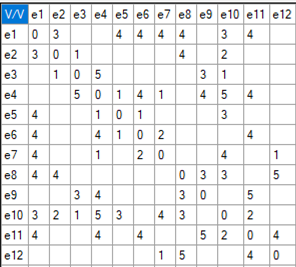
#> input picture s2/dm/lib/img.png, 296 x 267 px
$ python -i parse_table.py   (imports and definitions only)
#> lines starting #> are read from the running program, lines starting #| are printed output that depends on the picture; after the words box and inside, x2 and y2 are one past the last pixel; in counts of white or black regions, pixels touching at a corner belong together
from utils import normalize
import pytesseract
import cv2 as cv
import numpy as np
from pprint import pprint


def parse():
    filename = 'img.png'
    img = cv.imread(cv.samples.findFile(filename))
#> img is the input picture: shape (267, 296, 3); mean B, G, R 236.2, 235.6, 235
    img_h = 500
    img_w = 500
    dim = (img_h, img_w)

    img = cv.resize(img, dim, interpolation=cv.INTER_LINEAR)
#> img: shape (500, 500, 3)

    cImage = np.copy(img)  # image to draw lines
    # cv.imshow("image", img) #name the window as "image"
    # cv.waitKey(0)
    # cv.destroyWindow("image") #close the window
    gray = cv.cvtColor(img, cv.COLOR_BGR2GRAY)
    # cv.imshow("gray", gray)
    # cv.waitKey(0)
    # cv.destroyWindow("gray")
    canny = cv.Canny(gray, 10, 150)
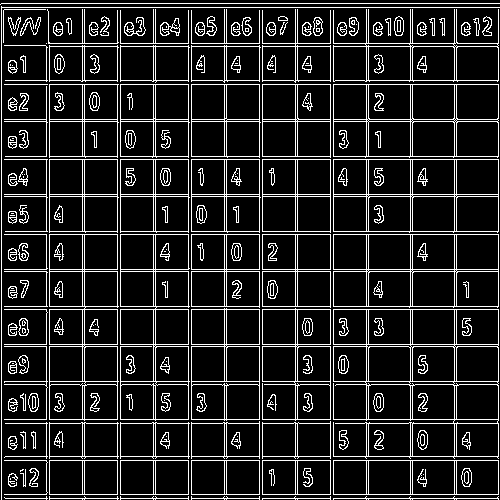
#> canny: shape (500, 500); 13.4% white in thin lines or dots
    # cv.imshow("canny", canny)
    # cv.waitKey(0)
    # cv.destroyWindow("canny")

    # cv.HoughLinesP(image, rho, theta, threshold[, lines[, minLineLength[, maxLineGap]]]) → lines
    rho = 1
    theta = np.pi/180
    threshold = 50
    minLinLength = 350
    maxLineGap = 6
    linesP = cv.HoughLinesP(canny, rho, theta, threshold,
                            None, minLinLength, maxLineGap)
#> linesP = 54 rows, first 6: [410, 499, 410, 3], [1, 344, 498, 344], [1, 231, 498, 231], [1, 121, 497, 121], [1, 269, 498, 269], [1, 494, 498, 494]

    def is_vertical(line):
        return line[0] == line[2]

    def is_horizontal(line):
        return line[1] == line[3]

    horizontal_lines = []
    vertical_lines = []

    if linesP is not None:
        for i in range(0, len(linesP)):
            l = linesP[i][0]
            if (is_vertical(l)):
                vertical_lines.append(l)

            elif (is_horizontal(l)):
                horizontal_lines.append(l)
#> this loop made 54 passes
#> l on passes 1 to 12: [410, 499, 410, 3], [1, 344, 498, 344], [1, 231, 498, 231], [1, 121, 497, 121], [1, 269, 498, 269], [1, 494, 498, 494], [1, 3, 499, 3], [1, 159, 498, 159], [1, 7, 499, 7], [1, 306, 498, 306], [1, 234, 498, 234], [1, 271, 498, 271]
#> after the loop, horizontal_lines = 28 items, first 6: [1, 344, 498, 344], [1, 231, 498, 231], [1, 121, 497, 121], [1, 269, 498, 269], [1, 494, 498, 494], [1, 3, 499, 3]; vertical_lines = 26 items, first 6: [410, 499, 410, 3], [82, 499, 82, 9], [188, 499, 188, 10], [330, 499, 330, 10], [259, 499, 259, 10], [1, 499, 1, 6]
    for i, line in enumerate(horizontal_lines):
        cv.line(cImage, (line[0], line[1]),
                (line[2], line[3]), (0, 255, 0), 3, cv.LINE_AA)
#> this loop made 28 passes
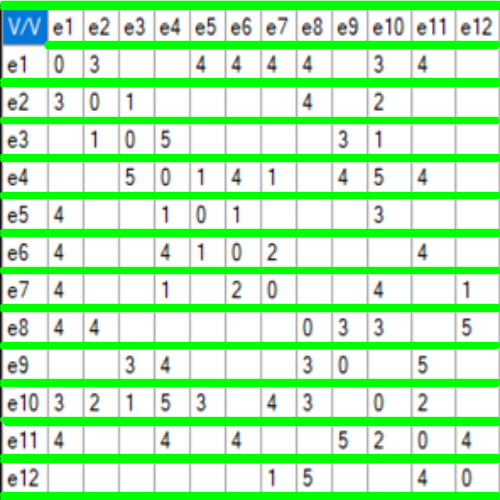
#> cImage: shape (500, 500, 3); mean B, G, R 184, 243, 182.9

    for i, line in enumerate(vertical_lines):
        cv.line(cImage, (line[0], line[1]),
                (line[2], line[3]), (0, 0, 255), 3, cv.LINE_AA)
#> this loop made 26 passes
#> line on passes 1 to 12: [410, 499, 410, 3], [82, 499, 82, 9], [188, 499, 188, 10], [330, 499, 330, 10], [259, 499, 259, 10], [1, 499, 1, 6], [456, 499, 456, 9], [153, 499, 153, 9], [454, 499, 454, 9], [297, 499, 297, 9], [498, 499, 498, 9], [368, 499, 368, 9]
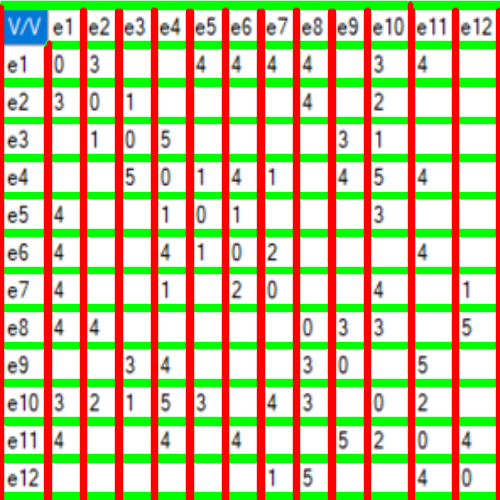
#> cImage: shape (500, 500, 3); mean B, G, R 148.4, 196, 198.5

    # cv.imshow("with_line", cImage)
    # cv.waitKey(0)
    # cv.destroyWindow("with_line") #close the window

    def overlapping_filter(lines, sorting_index):
        filtered_lines = []

        lines = sorted(lines, key=lambda lines: lines[sorting_index])
        separation = 5
        for i in range(len(lines)):
            l_curr = lines[i]
            if (i > 0):
                l_prev = lines[i-1]
                if ((l_curr[sorting_index] - l_prev[sorting_index]) > separation):
                    filtered_lines.append(l_curr)
            else:
                filtered_lines.append(l_curr)

        return filtered_lines

    horizontal_lines = []
    vertical_lines = []

    if linesP is not None:
        for i in range(0, len(linesP)):
            l = linesP[i][0]
            if (is_vertical(l)):
                vertical_lines.append(l)

            elif (is_horizontal(l)):
                horizontal_lines.append(l)
        horizontal_lines = overlapping_filter(horizontal_lines, 1)
#> in overlapping_filter, `lines = sorted(lines, key=lambda lines: lines[sorting_index])`: lines = 28 items, first 6: [1, 3, 499, 3], [1, 7, 499, 7], [46, 43, 498, 43], [46, 46, 497, 46], [1, 80, 498, 80], [1, 84, 498, 84]
#> the loop in overlapping_filter, `for i in range(len(lines)):` made 28 passes
#> (l_curr, l_prev) on passes 2 to 13: ([1, 7, 499, 7], [1, 3, 499, 3]), ([46, 43, 498, 43], [1, 7, 499, 7]), ([46, 46, 497, 46], [46, 43, 498, 43]), ([1, 80, 498, 80], [46, 46, 497, 46]), ([1, 84, 498, 84], [1, 80, 498, 80]), ([1, 119, 497, 119], [1, 84, 498, 84]), ([1, 121, 497, 121], [1, 119, 497, 119]), ([1, 156, 498, 156], [1, 121, 497, 121]), ([1, 159, 498, 159], [1, 156, 498, 156]), ([1, 194, 498, 194], [1, 159, 498, 159]), ([1, 196, 498, 196], [1, 194, 498, 194]), ([1, 231, 498, 231], [1, 196, 498, 196])
#> after the loop in overlapping_filter, `for i in range(len(lines)):`: filtered_lines = 14 items, first 6: [1, 3, 499, 3], [46, 43, 498, 43], [1, 80, 498, 80], [1, 119, 497, 119], [1, 156, 498, 156], [1, 194, 498, 194]
#> horizontal_lines has the same summary as filtered_lines in overlapping_filter
        vertical_lines = overlapping_filter(vertical_lines, 0)
#> the loop in overlapping_filter (call 2), `for i in range(len(lines)):` made 26 passes
#> (l_curr, l_prev) on passes 2 to 13: ([46, 499, 46, 47], [1, 499, 1, 6]), ([49, 499, 49, 42], [46, 499, 46, 47]), ([82, 499, 82, 9], [49, 499, 49, 42]), ([84, 499, 84, 9], [82, 499, 82, 9]), ([117, 499, 117, 10], [84, 499, 84, 9]), ([120, 499, 120, 10], [117, 499, 117, 10]), ([153, 499, 153, 9], [120, 499, 120, 10]), ([155, 499, 155, 9], [153, 499, 153, 9]), ([188, 499, 188, 10], [155, 499, 155, 9]), ([191, 499, 191, 10], [188, 499, 188, 10]), ([224, 499, 224, 9], [191, 499, 191, 10]), ([226, 499, 226, 9], [224, 499, 224, 9])
#> vertical_lines = 14 items, first 6: [1, 499, 1, 6], [46, 499, 46, 47], [82, 499, 82, 9], [117, 499, 117, 10], [153, 499, 153, 9], [188, 499, 188, 10]
    for i, line in enumerate(horizontal_lines):
        cv.line(cImage, (line[0], line[1]),
                (line[2], line[3]), (0, 255, 0), 3, cv.LINE_AA)
        cv.putText(cImage, str(i) + "h", (line[0] + 5, line[1]),
                   cv.FONT_HERSHEY_SIMPLEX, 0.5, (0, 0, 0), 1, cv.LINE_AA)
#> this loop made 14 passes
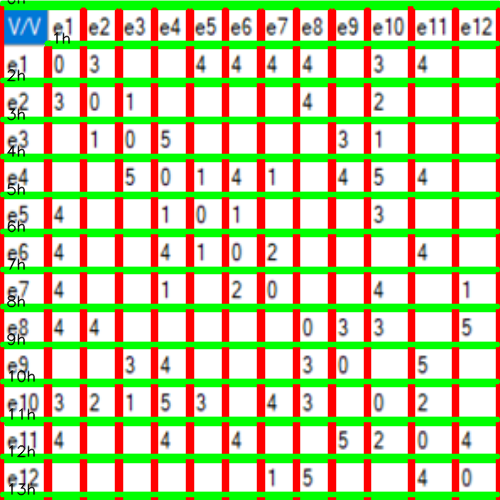
#> cImage: shape (500, 500, 3); 7.38% of pixels changed, all inside (x1, y1, x2, y2) = (0, 0, 500, 498)
    for i, line in enumerate(vertical_lines):
        cv.line(cImage, (line[0], line[1]),
                (line[2], line[3]), (0, 0, 255), 3, cv.LINE_AA)
        cv.putText(cImage, str(i) + "v", (line[0], line[1] + 5),
                   cv.FONT_HERSHEY_SIMPLEX, 0.5, (0, 0, 0), 1, cv.LINE_AA)
#> this loop made 14 passes
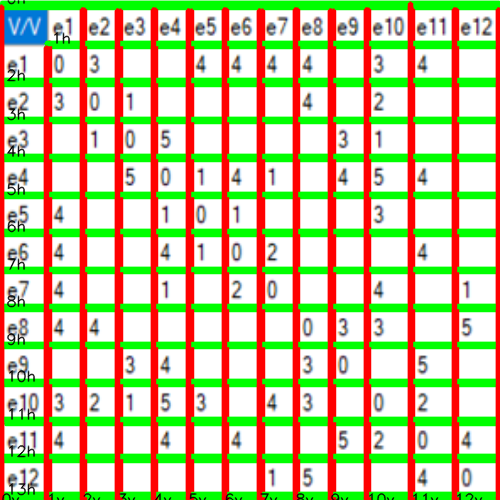
#> cImage: shape (500, 500, 3); 5.95% of pixels changed, all inside (x1, y1, x2, y2) = (0, 1, 500, 500)

    # cv.imshow("with_line", cImage)
    # cv.waitKey(0)
    # cv.destroyWindow("with_line")  # close the window

    # set keywords
    keywords = ['no', 'kabupaten', 'kb_otg', 'kl_otg', 'sm_otg', 'ks_otg', 'not_cvd_otg',
                'kb_odp', 'kl_odp', 'sm_odp', 'ks_odp', 'not_cvd_odp', 'death_odp',
                'kb_pdp', 'kl_pdp', 'sm_pdp', 'ks_pdp', 'not_cvd_pdp', 'death_pdp',
                'positif', 'sembuh', 'meninggal']

    dict_kabupaten = {}
    for keyword in keywords:
        dict_kabupaten[keyword] = []

    # set counter for image indexing
    counter = 0

    # set line index
    first_line_index = 1
    last_line_index = 5

    def get_cropped_image(image, x, y, w, h):
        cropped_image = image[y:y+h, x:x+w]
        return cropped_image

    def get_ROI(image, horizontal, vertical, left_line_index, right_line_index, top_line_index, bottom_line_index, offset=4):
        x1 = vertical[left_line_index][2] + offset
        y1 = horizontal[top_line_index][3] + offset

        try:
            x2 = vertical[right_line_index][2] - offset
        except:
            x2 = img_w

        try:
            y2 = horizontal[bottom_line_index][3] - offset
        except:
            y2 = img_h

        w = x2 - x1
        h = y2 - y1

        cropped_image = get_cropped_image(image, x1, y1, w, h)

        return cropped_image, (x1, y1, w, h)

    # pytesseract.pytesseract.tesseract_cmd = r'C:\Program Files (x86)\Tesseract-OCR\tesseract.exe'

    def draw_text(src, x, y, w, h, text):
        cFrame = np.copy(src)
        cv.rectangle(cFrame, (x, y), (x+w, y+h), (255, 0, 0), 2)
        cv.putText(cFrame, "text: " + text, (50, 50),
                   cv.FONT_HERSHEY_SIMPLEX, 2, (0, 0, 0), 5, cv.LINE_AA)

        return cFrame

    def detect(cropped_frame, is_number=False):
        if (is_number):
            text = pytesseract.image_to_string(cropped_frame,
                                               config='-c tessedit_char_whitelist=0123456789 --psm 10 --oem 2')
        else:
            text = pytesseract.image_to_string(
                cropped_frame, config='--psm 10')

        return text

    counter = 0
    print("Start detecting text...")
    (thresh, bw) = cv.threshold(gray, 200, 255, cv.THRESH_BINARY)
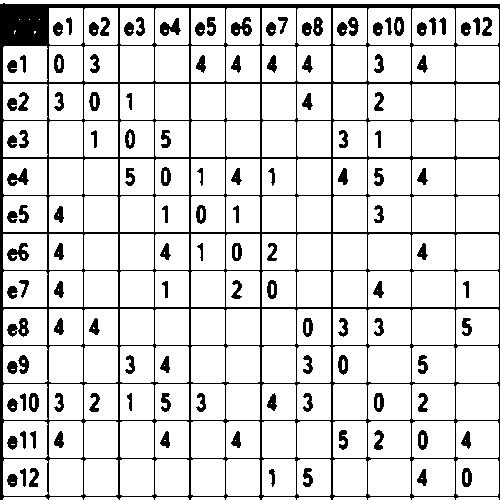
#> bw: shape (500, 500); 85.7% white; 125 black regions, largest, box (x1, y1, x2, y2) and area: (0, 3, 500, 500) 22738, (231, 17, 252, 36) 232, (7, 243, 29, 261) 214

    # cv.imshow("with_line", bw)
    # cv.waitKey(0)
    # cv.destroyWindow("with_line")
    arr = []
    for i in range(1, len(horizontal_lines)):
        t = []
        for j in range(1, len(vertical_lines)):
            # for j, keyword in enumerate(keywords):
            counter += 1

            left_line_index = j
            right_line_index = j+1
            top_line_index = i
            bottom_line_index = i+1

            cropped_image, (x, y, w, h) = get_ROI(bw, horizontal_lines, vertical_lines,
                                                  left_line_index, right_line_index, top_line_index, bottom_line_index)
            if w < 5 or h < 5:
                continue
            # [6 lines of commented-out code are left out]
            text = detect(cropped_image, is_number=True)
            text = str(text).strip()

            if text == '':
                text = None
            else:
                text = int(str(text).strip())
            print('{:>5}'.format(str(text)), end='')
            t.append(text)
            #     dict_kabupaten[keyword].append(text)
            # image_with_text = draw_text(img, x, y, w, h, text)
            # cv.imshow("with_line", image_with_text
            #           )
            # cv.waitKey(0)
            # cv.destroyWindow("with_line") #close the window
        arr.append(t)
        print('')
#> this loop made 1 pass
#> pass 1, in get_cropped_image, `cropped_image = image[y:y+h, x:x+w]`:
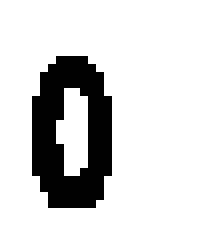
#> cropped_image: shape (29, 28) (shown 8 times larger); 84.1% white; 1 black region, box (x1, y1, x2, y2) and area: (4, 7, 14, 26) 129
#> after the loop, arr = []; counter = 1
    if len(arr[-1]) == 0:
        arr.pop()

    pprint(arr)
    return arr

#> (the run stopped early here; a loop or call above may not have finished)
